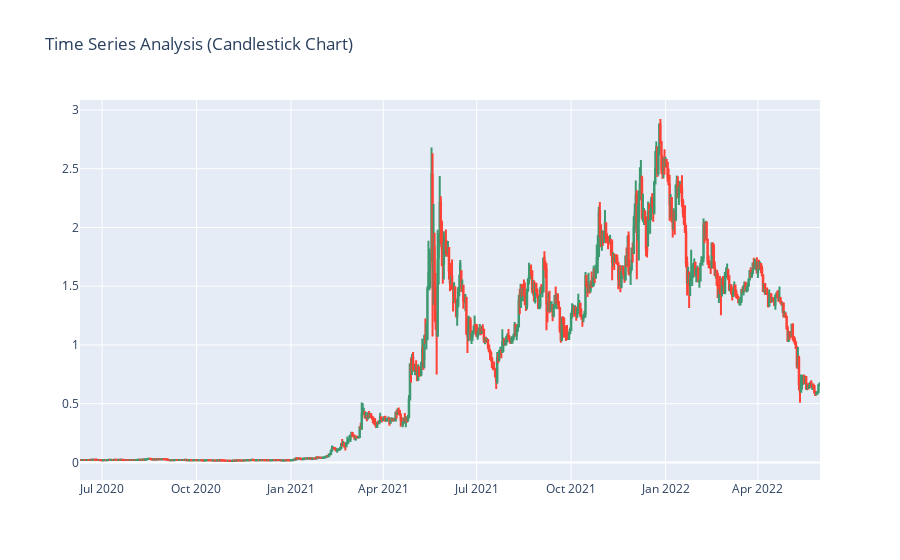

Notebook source saved alongside this figure:
### Code cell
import plotly.graph_objects as go
figure = go.Figure(data=[go.Candlestick(x = data.index,
                                        open = data["Open"], 
                                        high = data["High"],
                                        low = data["Low"], 
                                        close = data["Close"])])
figure.update_layout(title = "Time Series Analysis (Candlestick Chart)", 
                     xaxis_rangeslider_visible = False)
figure.show()

### Figure 1 — Plotly figure (JSON) as saved in the notebook; plotly's stock layout.template omitted (floating-point values rounded to 4 significant figures; data arrays with more than 128 entries replaced by an {"elided": "..."} marker saying what was removed)
{"data": [{"close": {"elided": "721 float values"}, "high": {"elided": "721 float values"}, "low": {"elided": "721 float values"}, "open": {"elided": "721 float values"}, "type": "candlestick", "x": {"elided": "721 str values"}}], "layout": {"title": {"text": "Time Series Analysis (Candlestick Chart)"}, "xaxis": {"rangeslider": {"visible": false}}}}
